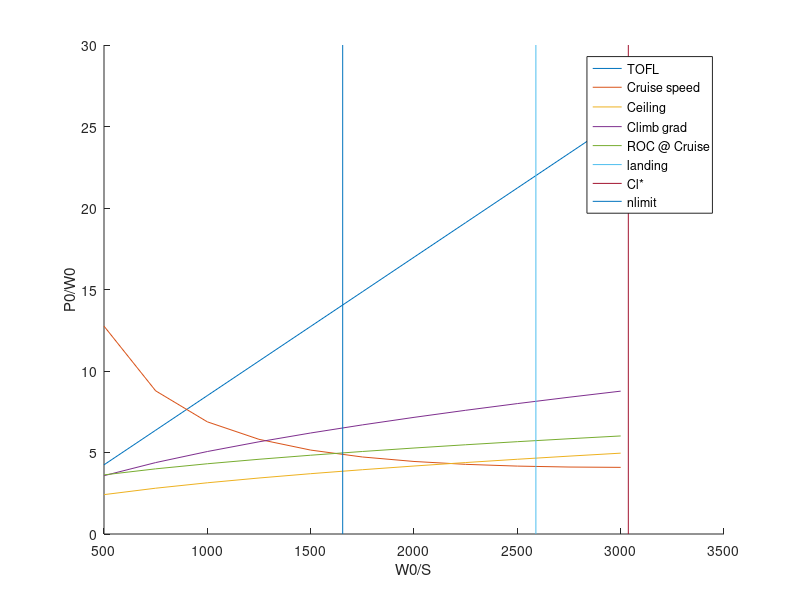

Write the MATLAB code that produced this figure.
%Constraint Analysis
clc;clear all;close all


Wing_Loading = 500:250:3000;

%Landing Approach Speed
Clmax = 2.7;
Vapp = 100*0.514444; %Max Approach Speed
rhoSL = 1.225; 
Wing_Loading_App = Clmax*(rhoSL/2)*(Vapp/1.3)^2;

%Take off field length
ClmaxTO = 2.7;
TOFL = 1000; %Take off field length (runway length)
a = Wing_Loading.^2 * (0.255/ClmaxTO^2);
b = (11.8/ClmaxTO)*Wing_Loading;
c = -TOFL;

Power_Loading1 =1./( (-b+sqrt(b.^2 - 4.*a.*c))./(2.*a) );

%Cruise speed Constraint
V = 0.25*328.387;
rho = 0.904637;
q = 0.5*rho*V^2;
Clcruise = (1/q).*Wing_Loading;
prop_eff = 0.77;
Cd0 = 0.0191;
A = 20;
e = 0.827;
K = 1/(3.1415*e*A);
%Ps = 0;
%n = 1;

Power_Loading2 = (V/prop_eff).*((Cd0./Clcruise)+(K.*Clcruise));

%Service ceiling
Vv_max = (100*0.3048)/60; %Rate of Climb at ceiling (min)
rhomax = 0.849137;
L_D = 1/ sqrt(4*Cd0*K);

Power_Loading3 = (Vv_max/prop_eff) + (2/(prop_eff*rhomax)) * sqrt(K/(3*Cd0)) .* (Wing_Loading.^0.5) * (1.155/L_D);

%Climb Gradient
sec_seg = 0.015; %Minimum 2nd-segment climb gradient w/ 1 engine
c = sqrt(1.2^2*2/(rhoSL*ClmaxTO));
Cl = ClmaxTO/(1.2^2);
Cd0G = 0.028;
Cd = Cd0G+(Cl^2/(3.1415*A*e));
Power_Loading4 = (2* (sec_seg + (1.2^2)*Cd / ClmaxTO) / (prop_eff/c)).*Wing_Loading.^0.5;


%ROC @ Cruise
Vv = 1.524;
Power_Loading5 = (Vv/prop_eff) + (2/(prop_eff*rho)) * sqrt(K/(3*Cd0)) .* (Wing_Loading.^0.5) * (1.155/L_D);

%CL*
Clstar = sqrt(Cd0/K);
Wing_Loading_Star = q*Clstar;

%n-limit
n=3.5;
Clmaxclean = 1.9;
Wing_Loading_n = (q/n)*Clmaxclean;

hold on;
plot(Wing_Loading,Power_Loading1,Wing_Loading,Power_Loading2,Wing_Loading,Power_Loading3,Wing_Loading,Power_Loading4,Wing_Loading,Power_Loading5);

SP = Wing_Loading_App;
y1 = get(gca,'ylim');
hold on
plot([SP SP],y1,[Wing_Loading_Star Wing_Loading_Star],y1,[Wing_Loading_n Wing_Loading_n],y1)
legend('TOFL','Cruise speed','Ceiling','Climb grad','ROC @ Cruise','landing','Cl*','nlimit');
xlabel('W0/S')
ylabel('P0/W0')